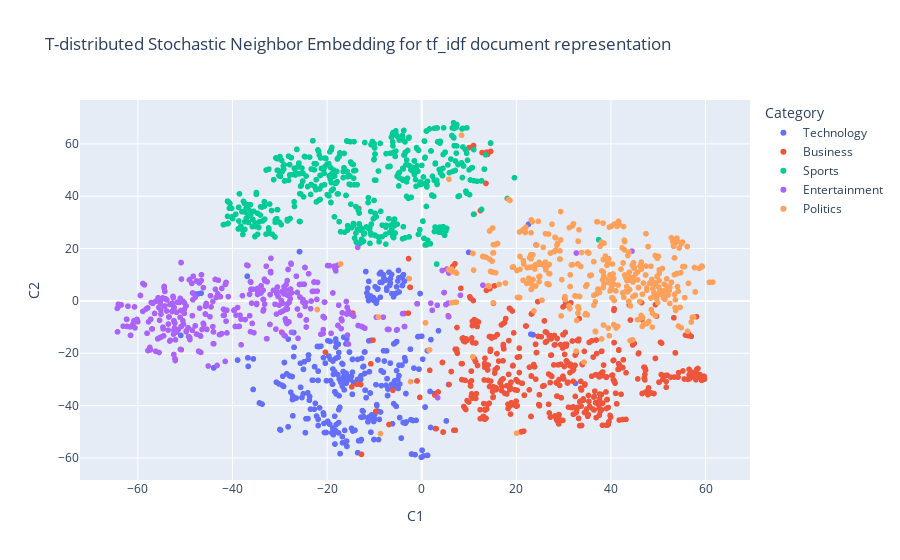

The notebook cell saved with this chart:
### Code cell
# scatter plot of t-sne for the tf_idf representation
title = "T-distributed Stochastic Neighbor Embedding for tf_idf document representation"
fig = px.scatter(tsne_tf_idf_features_df, 
                 x="C1", 
                 y="C2", 
                 hover_data=['Article_100'], 
                 title=title,
                 color="Category")  
fig.show()

### Figure 1 — Plotly figure (JSON) as saved in the notebook; plotly's stock layout.template omitted (floating-point values rounded to 4 significant figures; data arrays with more than 128 entries replaced by an {"elided": "..."} marker saying what was removed)
{"data": [{"customdata": {"elided": "401x1 str values"}, "hovertemplate": "Category=Technology<br>C1=%{x}<br>C2=%{y}<br>Article_100=%{customdata[0]}<extra></extra>", "legendgroup": "Technology", "marker": {"color": "#636efa", "symbol": "circle"}, "mode": "markers", "name": "Technology", "showlegend": true, "type": "scattergl", "x": {"elided": "401 float values"}, "xaxis": "x", "y": {"elided": "401 float values"}, "yaxis": "y"}, {"customdata": {"elided": "510x1 str values"}, "hovertemplate": "Category=Business<br>C1=%{x}<br>C2=%{y}<br>Article_100=%{customdata[0]}<extra></extra>", "legendgroup": "Business", "marker": {"color": "#EF553B", "symbol": "circle"}, "mode": "markers", "name": "Business", "showlegend": true, "type": "scattergl", "x": {"elided": "510 float values"}, "xaxis": "x", "y": {"elided": "510 float values"}, "yaxis": "y"}, {"customdata": {"elided": "511x1 str values"}, "hovertemplate": "Category=Sports<br>C1=%{x}<br>C2=%{y}<br>Article_100=%{customdata[0]}<extra></extra>", "legendgroup": "Sports", "marker": {"color": "#00cc96", "symbol": "circle"}, "mode": "markers", "name": "Sports", "showlegend": true, "type": "scattergl", "x": {"elided": "511 float values"}, "xaxis": "x", "y": {"elided": "511 float values"}, "yaxis": "y"}, {"customdata": {"elided": "386x1 str values"}, "hovertemplate": "Category=Entertainment<br>C1=%{x}<br>C2=%{y}<br>Article_100=%{customdata[0]}<extra></extra>", "legendgroup": "Entertainment", "marker": {"color": "#ab63fa", "symbol": "circle"}, "mode": "markers", "name": "Entertainment", "showlegend": true, "type": "scattergl", "x": {"elided": "386 float values"}, "xaxis": "x", "y": {"elided": "386 float values"}, "yaxis": "y"}, {"customdata": {"elided": "417x1 str values"}, "hovertemplate": "Category=Politics<br>C1=%{x}<br>C2=%{y}<br>Article_100=%{customdata[0]}<extra></extra>", "legendgroup": "Politics", "marker": {"color": "#FFA15A", "symbol": "circle"}, "mode": "markers", "name": "Politics", "showlegend": true, "type": "scattergl", "x": {"elided": "417 float values"}, "xaxis": "x", "y": {"elided": "417 float values"}, "yaxis": "y"}], "layout": {"legend": {"title": {"text": "Category"}, "tracegroupgap": 0}, "title": {"text": "T-distributed Stochastic Neighbor Embedding for tf_idf document representation"}, "xaxis": {"anchor": "y", "domain": [0, 1], "title": {"text": "C1"}}, "yaxis": {"anchor": "x", "domain": [0, 1], "title": {"text": "C2"}}}}
